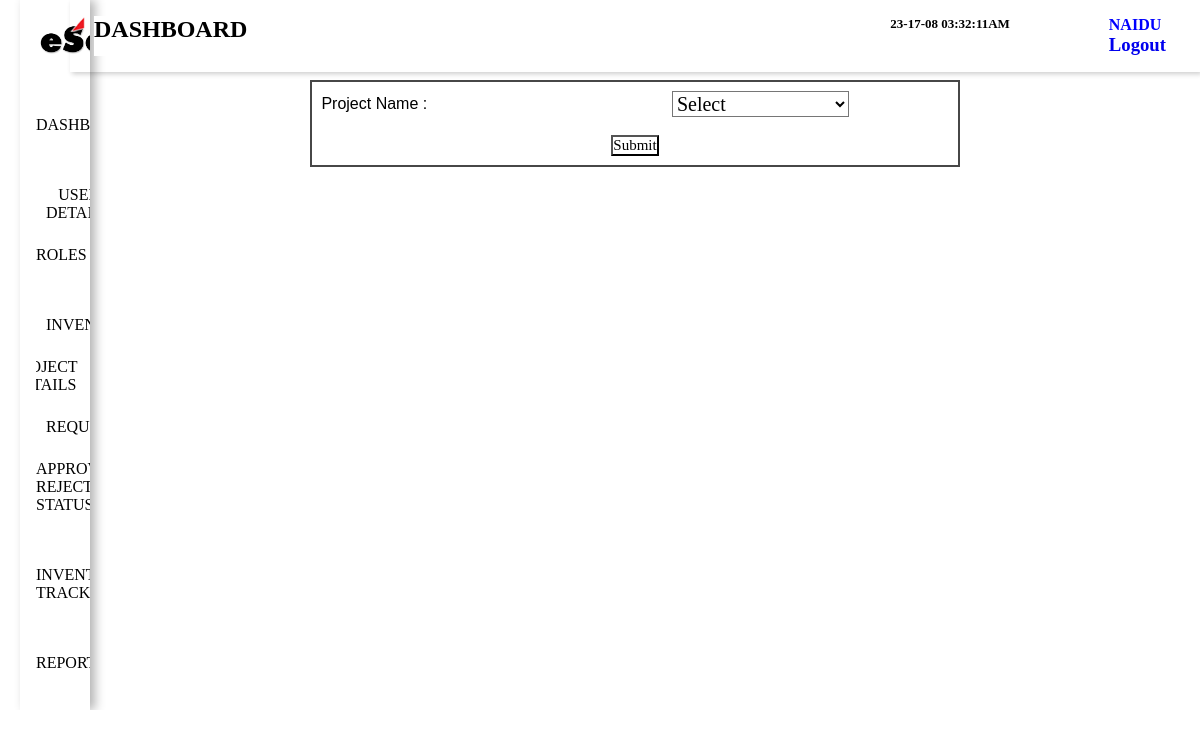
Screenshot of /dispatch.php (signed in) with the database file from the repository.
### tables this page shows
CREATE TABLE `rolemasterinfo` (
  `roleid` varchar(100) NOT NULL,
  `rolename` varchar(100) NOT NULL,
  `employeelist` varchar(200) NOT NULL,
  `employeecreation` varchar(150) NOT NULL,
  `employeeupdate` varchar(200) NOT NULL,
  `employeedelete` varchar(200) NOT NULL,
  `roles` varchar(200) NOT NULL,
  `inventorylist` varchar(200) NOT NULL,
  `inventorycreation` varchar(200) NOT NULL,
  `requestlist` varchar(200) NOT NULL,
  `requestcreation` varchar(100) NOT NULL,
  `report` varchar(100) NOT NULL,
  `approvalrejectedstatus` varchar(100) NOT NULL,
  `projectlist` varchar(100) NOT NULL,
  `projectcreation` varchar(100) NOT NULL,
  `projectupdate` varchar(100) NOT NULL,
  `projectdelete` varchar(100) NOT NULL,
  `inventorytracking` varchar(100) NOT NULL
);

CREATE TABLE `employcreation` (
  `empid` varchar(200) NOT NULL,
  `empname` varchar(249) NOT NULL,
  `mobileno` int(11) NOT NULL,
  `email` varchar(150) NOT NULL,
  `role` varchar(200) NOT NULL,
  `gender` varchar(250) NOT NULL,
  `password` varchar(200) NOT NULL,
  `createdby` varchar(123) NOT NULL,
  `createdon` timestamp NOT NULL DEFAULT current_timestamp(),
  `updatedby` varchar(123) NOT NULL,
  `updatedon` timestamp NOT NULL DEFAULT current_timestamp()
);

### dispatch.php (the view, shortened to what this page needs)
<?php
include "config.php";
$query = mysqli_query($conn,"SELECT * FROM `employcreation` WHERE `empid`='".$_SESSION['empid']."' AND `password` = '".$_SESSION['password']."'");
while($row = mysqli_fetch_row($query)){
     $id = $row[4];
     $name = $row[1];
}
?>
<?php
$separateQuery = "SELECT `inventorytracking` FROM `rolemasterinfo` WHERE `roleid` = '$id'";
$separateResult = mysqli_query($conn,$separateQuery);
while($separateRow = mysqli_fetch_assoc($separateResult)){
    if($separateRow['inventorytracking'] == 1){
?>
<!DOCTYPE html>
<html lang="en">
<head>
    <link rel="stylesheet" href="task1.css">
    <link rel="stylesheet" href="inventory.css">
    <link rel="stylesheet" href="hover.css">
</head>
<body>
    <div class="sidebar">
            <div class="sidebar-brand">
                <span id="kleenpulse"><img src="esoft.jpg" alt=""></span>
            </div>
            <div class="sidebar-menu">
            <ul>
                    <li>
                        <?php
                        $separatePageQuery = "SELECT * FROM `rolemasterinfo` WHERE `roleid` = '$id' ";
                        $separatePageResult = mysqli_query($conn,$separatePageQuery);
                        while($separatePageRow = mysqli_fetch_assoc($separatePageResult)){
                            ?>
                            <div>
                                <a href="task1.php">Dashboard</a>
                            </div>
                            <?php
                            if($separatePageRow['employeecreation'] == 1){
                                ?>
                                 <div class="dropdown">
                                                <button class="dropbtn" style="position:relative;">user details</button>
                                                </div>
                                <?php
                            }
                            if($separatePageRow['roles'] == 1){
                                ?>
                                 <div>
                                                <a href="rolespage.php" >Roles</a>
                                                </div>
                                <?php
                            }
                            if($separatePageRow['inventorycreation'] == 1){
                                ?>
                                <div class="dropdown">
                                                <button class="dropbtn">Inventory</button>
                                                </div>
                                <?php
                            }
                            if($separatePageRow['projectcreation'] == 1){
                                ?>
                                  <div class="dropdown">
                                                <button class="dropbtn" style="position:relative;right:36px;">Project Details</button>
                                                </div>
                                <?php
                            }
                            if($separatePageRow['requestcreation'] == 1){
                                ?>
                                  <div class="dropdown">
                                                <button class="dropbtn">Requests</button>
                                                </div>
                                <?php
                            }
                            if($separatePageRow['approvalrejectedstatus'] == 1){
                                ?>
                                <div>
                                                <a href="status.php">Approval Rejected Status</a>
                                                </div>
                                <?php
                            }
                                ?>
                                <?php
                            if($separatePageRow['inventorytracking'] == 1){
                                ?>
                                <div>
                                    <a href="dispatch.php">Inventory tracking</a>
                                </div>
                                <?php
                            }
                            if($separatePageRow['report'] == 1){
                             ?>
                              <div>
                                               <a href="report.php">Reports</a>
                                               </div>
                             <?php
                            }
                        }
                        ?>
                    </li>
                </ul>
            </div>
    </div>
    <div class="main-wrapper">
    <div class="main-content" style="background:white;">
            <header>
                <h2 class="heading" id="dashboard">
                    Dashboard
                    </h2>
                    <h2 style="position:relative ; left:285px; font-size:13px;">
                    <?php
                        $date = date('y-d-m h:i:sa');
                        echo $date;
                    ?>
                </h2>
                <div class="user-wrapper">
                    <div>
                        <h4><?php echo $name ; ?> </h4>
                        <h3><a href="index.php">Logout</a></h3>
                    </div>
                </div>
            </header>
             <main style="margin-top:0px;">
                <div class="ermimage">
                <center>
                <form action="<?php echo htmlspecialchars($_SERVER["PHP_SELF"]) ?>"  method= "POST">
<table style="width:60%;">
    <tbody>
        <tr>
            <td class = "td">Project Name : </td>
            <td>
                <select name="projectname" id="">
                    <option value="select">Select</option>
                </select>
            </td>
        </tr>
        <tr>
            <td colspan="2">
                <input type="submit" name="submit" id="">
            </td>
        </tr>
    </tbody>
</table>
</center>
                </div>
</main>
</body>
</html>
        <?php
    }
}
?>

### task1.css (style rules this page uses)
:root { --for-heading: #3b026b; --color-dark: #1d2231; --text-grey: #8390a2; --dark-BG: #001623; --content-BG: #022d47; --dark-text: #b200ff; --icon-color: #520293; --purple: linear-gradient(45deg, #99013e, #7f02ed); --pink: linear-gradient(45deg, #770233, #ff0066); --orange: linear-gradient(45deg, #ff9000, #ffd400); --moon: linear-gradient(45deg, #ff9000, #7f02ed); --moon-only: linear-gradient(45deg, #fff, #7f02ed); --sun: linear-gradient(45deg, #ffc700, #8300ff); --transition: all 400ms; --new-content: rgba(255, 255, 255, .5); --indicator: rgba(255, 255, 255,.7) }
* { padding: 0; margin: 0; font-family: Poppins; box-sizing: border-box; outline: none; user-select: none; list-style-type: none; text-decoration: none; transition: all 400ms; overflow-x: hidden; background-color: white; }
body { background: rgba(0, 0, 0, .1); backdrop-filter: blur(10px); }
.sidebar { width: 170px; position: fixed; left: 0; top: 0; margin-left:20px; height: 100%; backdrop-filter: blur(6px); box-shadow: 5px 0 10px rgba(0, 0, 0, .3); z-index: 100; transition: width 300ms; }
.sidebar-brand { height: 90px; padding: 1rem 0rem 1rem 2rem; }
.sidebar-brand span { display: inline-block; padding-right: 1rem; }
.sidebar-menu li { width: 100%; margin-bottom: 1.7rem; padding-left: 1rem; }
.sidebar-menu a { display: block; color: black; text-transform: uppercase; font-weight: 500; overflow: hidden; }
.sidebar-menu { margin-top: 1rem; }
.main-content { transition: margin-left 300ms; margin-left: 250px; background: rgba(0, 0, 0, .2); }
header { background: var(--new-BG); display: flex; justify-content: space-between; padding: 1rem 1.5rem; box-shadow: 2px 2px 5px rgba(0, 0, 0, .2); position: fixed; left: 250px; width: calc(100% - 250px); top: 0; z-index: 100; transition: left 300ms; }
header h2 { color: black; text-transform: uppercase; }
input { color:black; font-size: 15px; }
.user-wrapper { display: flex; align-items: center; padding: 0 10px; }
.user-wrapper div h4 { color: blue; }
h4 { text-transform:uppercase; }
main { margin-top: 0px; padding: 5rem 1.5rem; min-height: calc(100vh - 90px); }
.heading { color:black; }
select { font-size: 20px; }
table { border-collapse: collapse; }
td { padding: .5rem 0.3rem; font-size: 1rem; color: #000; }
@media only screen and (max-width: 1200px) { .sidebar { width: 70px; } }
@media only screen and (max-width: 1200px) { .sidebar .sidebar-brand, .sidebar li { padding-left: 1rem; text-align: center; } }
@media only screen and (max-width: 1200px) { .sidebar li a { margin-bottom: 2rem !important; } }
@media only screen and (max-width: 1200px) { .sidebar li a { padding-left: 0rem; } }
@media only screen and (max-width: 1200px) { .main-content { margin-left: 70px; } }
@media only screen and (max-width: 1200px) { .main-content header { width: calc(100% - 70px); left: 70px; } }

### inventory.css (style rules this page uses)
tr td { padding: 9px; font-family: 'Gill Sans', 'Gill Sans MT', Calibri, 'Trebuchet MS', sans-serif; }
table { margin: auto; width: 50%; border-style: none; border-spacing: 0; border-collapse: collapse; text-align: center; padding: 12px; border: 2px solid rgb(71, 71, 71); }

### hover.css (style rules this page uses)
.dropbtn { color: black; padding: 10px; font-size: 16px; border: none; text-transform:uppercase; }
.dropdown { position: relative; display: inline-block; }
div > a { padding: 10px; }

### dispatch.php (style rules this page uses)
select { font-size:20px; width:177px; }
table { margin-bottom:20px; }
span > img { width:115px; }
.td { text-align:left; }

### rows the page displays
rolemasterinfo: employeecreation "USER DETAILS", roles "ROLES", inventorycreation "INVENTORY", projectcreation "PROJECT DETAILS", requestcreation "REQUESTS", approvalrejectedstatus "APPROVAL REJECTED STATUS", inventorytracking "INVENTORY TRACKING", report "REPORTS"
employcreation: empname "NAIDU"
